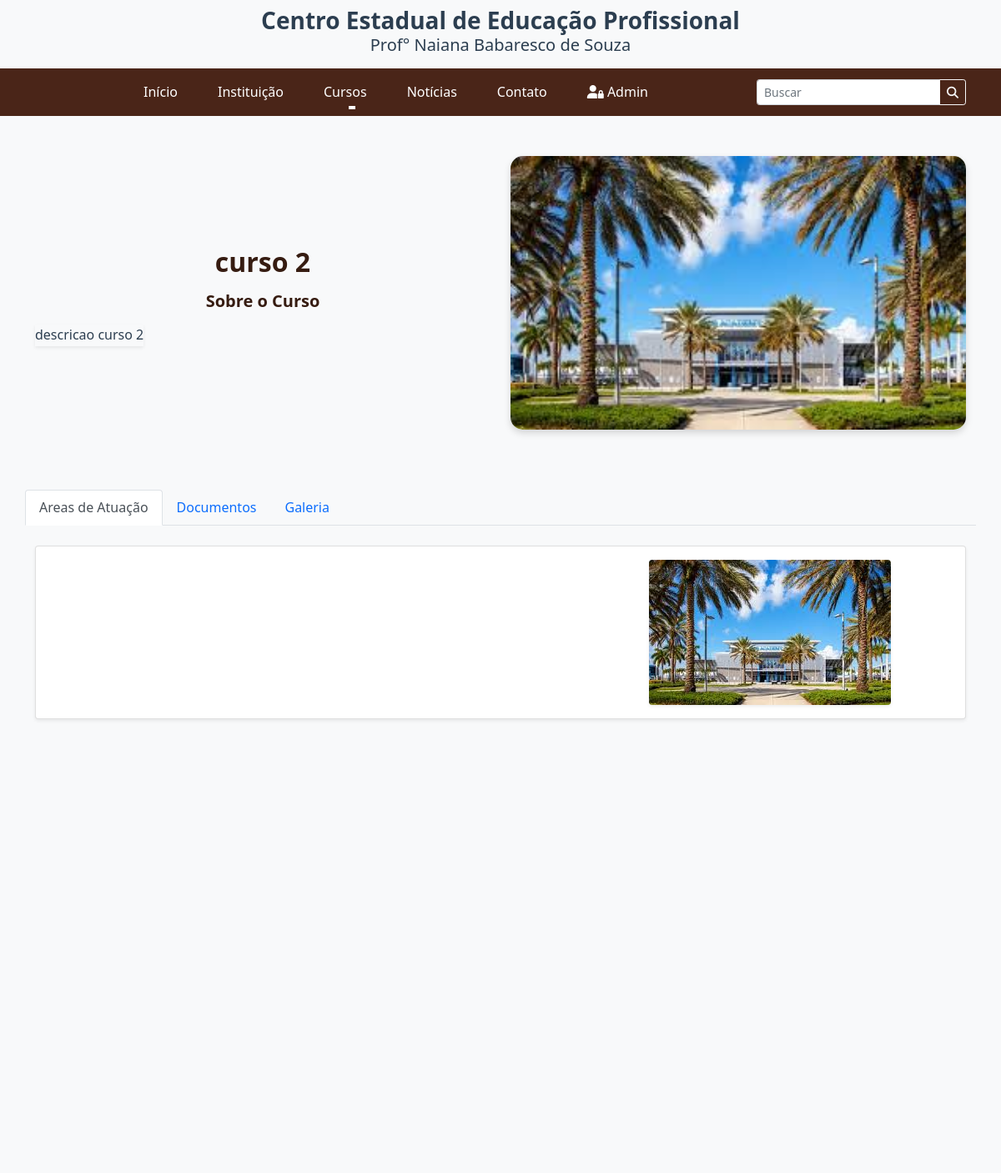
The app's page /cursosdetalhes.php?id=42 (upper part), older data.
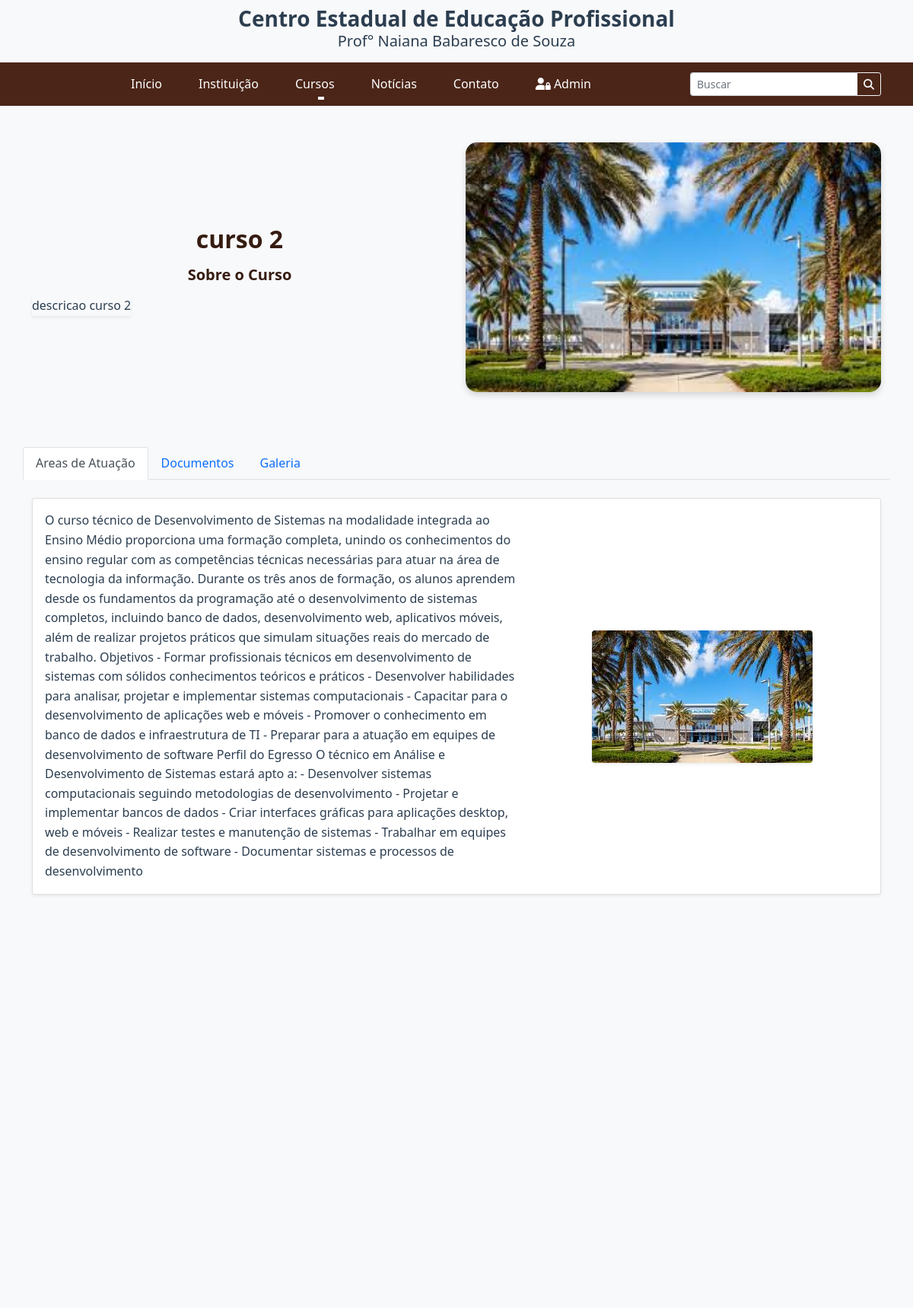
The same page, newer data.
### tables this page shows
CREATE TABLE `cursos` (
  `id` int(11) NOT NULL,
  `nome` varchar(100) DEFAULT NULL,
  `descricao` text DEFAULT NULL,
  `tipo` tinyint(1) DEFAULT NULL,
  `matriz` varchar(100) NOT NULL,
  `planodecurso` varchar(100) NOT NULL,
  `status` tinyint(1) DEFAULT NULL,
  `imagem` text DEFAULT NULL,
  `locais_ids` varchar(100) NOT NULL,
  `atuacao` text NOT NULL
);

### cursosdetalhes.php (the view, shortened to what this page needs)
<?php include_once 'includes/header.php';
include('conexao.php');
$id = isset($_GET["id"]) ? $_GET["id"] : "";
if ($id) {
    $sql = $conn->prepare("SELECT * FROM cursos where id='$id'");
    $sql->execute();
    $dados = $sql->fetch();
}
?>
<div class="container my-5">
    <div class="row align-items-center">
        <div class="col-md-6 text-center">
            <h2 class="text-primary-custom mb-3 text-center"><?php echo $dados['nome'] ?></h2>
            <h5 class="text-primary-custom mb-3 text-center">Sobre o Curso</h5>
            <p class="float-start me-3 mb-3 rounded-4 shadow-sm">
                <?php echo $dados['descricao'] ?>
            </p>
        </div>
        <div class="col-md-6 text-center">
            <img src="uploads/<?php echo $dados['imagem']; ?>"
                alt="imagem de: <?php echo $dados['nome'] ?>" class="news-image mb-4">
        </div>
    </div>
</div>
<ul class="container nav nav-tabs mb-4" id="courseTab" role="tablist">
    <li class="nav-item" role="presentation">
        <button class="nav-link active" id="about-tab" data-bs-toggle="tab" data-bs-target="#about" type="button"
            role="tab" aria-controls="about" aria-selected="true">Areas de Atuação</button>
    </li>
    <li class="nav-item" role="presentation">
        <button class="nav-link" id="documentos-tab" data-bs-toggle="tab" data-bs-target="#documentos" type="button"
            role="tab" aria-controls="documentos" aria-selected="false">Documentos</button>
    </li>
    <li class="nav-item" role="presentation">
        <button class="nav-link" id="gallery-tab" data-bs-toggle="tab" data-bs-target="#gallery" type="button"
            role="tab" aria-controls="gallery" aria-selected="false">Galeria</button>
    </li>
</ul>
<div class="tab-content container" id="courseTabContent">
    <div class="tab-pane fade show active" id="about" role="tabpanel" aria-labelledby="about-tab">
        <div class="card shadow-sm">
            <div class="card-body">
                <div class="row align-items-center">
                    <div class="col-md-7">
                        <?php echo $dados['atuacao']; ?>
                    </div>
                    <div class="col-md-5 text-center">
                        <img src="uploads/<?php echo $dados['imagem']; ?>"
                            alt="imagem de: <?php echo $dados['nome'] ?>" class="img-fluid rounded shadow-sm">
                    </div>
                </div>
            </div>
        </div>
    </div>
</div>
<?php include_once 'includes/footer.php'; ?>

Row changes from the older to the newer data that the page shows:
changed cursos "curso 2": atuacao (not shown) → "O curso técnico de Desenvolvimento de Sistemas na modalidade integrada ao Ensino Médio proporciona uma formação completa, unindo os conhecimentos do ensino regular com as competências técnicas necessárias para atuar na área de tecnologia da informação. Durante os três anos de formação, os alunos aprendem desde os fundamentos da programação até o desenvolvimento de sistemas completos, incluindo banco de dados, desenvolvimento web, aplicativos móveis, além de realizar projetos práticos que simulam situações reais do mercado de trabalho. Objetivos - Formar profissionais técnicos em desenvolvimento de sistemas com sólidos conhecimentos teóricos e práticos - Desenvolver habilidades para…"
